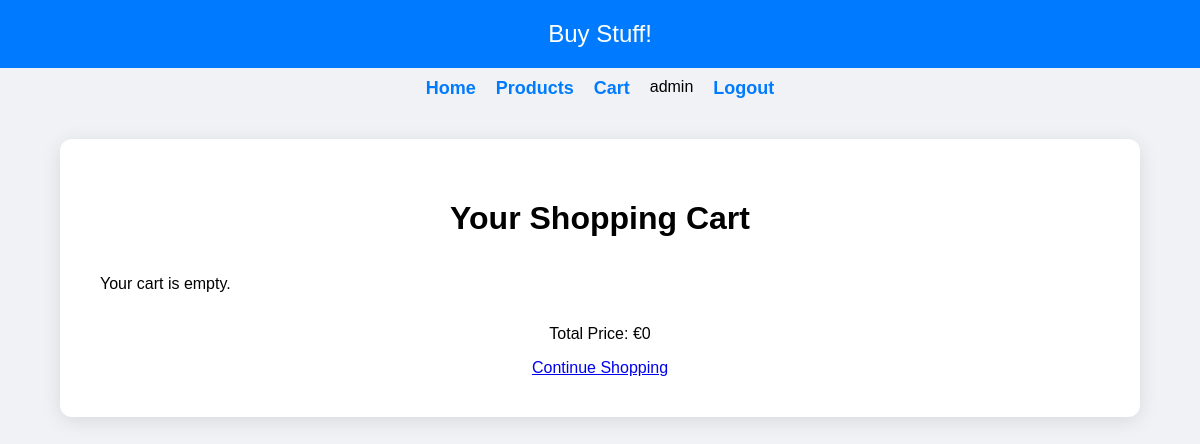
The app's page /cart/ (signed in), older data.
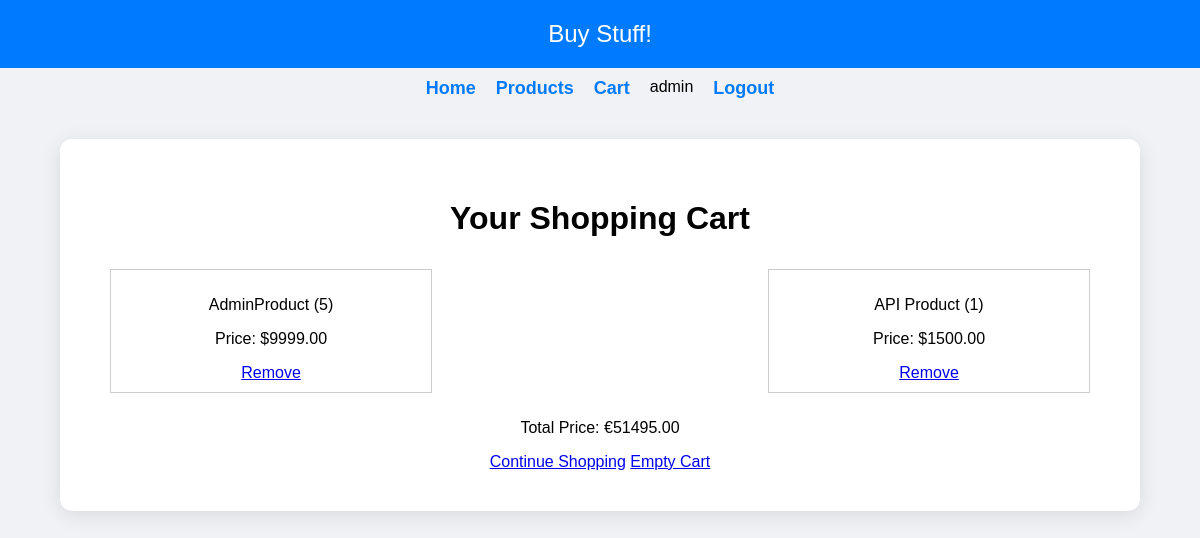
The same page, newer data.
### Cart/models.py (models this page shows, shortened)
class CartItem(models.Model):
    product = models.ForeignKey(Products, on_delete=models.CASCADE)
    quantity = models.PositiveIntegerField(default=0)
    user = models.ForeignKey(settings.AUTH_USER_MODEL, on_delete=models.CASCADE)
    date_added = models.DateTimeField(auto_now_add=True)

### Products/models.py (models this page shows, shortened)
class Products(models.Model):
    name = models.CharField(max_length=100)
    description = models.TextField(blank=True)
    price = models.DecimalField(max_digits=10, decimal_places=2)
    qty = models.IntegerField(models.IntegerField(
        validators=[MinValueValidator(0), MaxValueValidator(9999)]
    ), default=1)
    in_stock = models.BooleanField(default=True)
    created_at = models.DateTimeField(auto_now_add=True)

### Cart/views.py (the view)
# urls.py: path('cart/', views.view_cart, name='view_cart'),
@login_required
def view_cart(request):
    cart_items = CartItem.objects.filter(user=request.user)
    total_price = sum(item.product.price * item.quantity for item in cart_items)
    return render(request, 'cart.html', {'cart_items': cart_items, 'total_price': total_price})

### api/templates/cart.html (shortened to what this page needs)
{% extends 'base.html' %}
{% block content %}
<body>
    <h1>Your Shopping Cart</h1>
    <div class="product-list">
    {% for item in cart_items %}
    <div class="product-item">
        <p>{{ item.product.name }} ({{ item.quantity }})</p>
        <p>Price: ${{ item.product.price }}</p>
        <a href="{% url 'cart:remove_from_cart' item.id %}">Remove</a>
    </div>
    {% empty %}
    <p>Your cart is empty.</p>
    {% endfor %}
    </div>
    <p>Total Price: €{{ total_price }}</p>
    <a href="{% url 'cart:products' %}">Continue Shopping</a>
    {% if cart_items.exists %}
    <a href="{% url 'cart:empty_cart' %}">Empty Cart</a>
    {% endif %}
</body>
{% endblock %}

Row changes from the older to the newer data that the page shows:
added CartItem: product.name "AdminProduct", quantity "5", product.price "9999.00"
added CartItem: product.name "API Product", quantity "1", product.price "1500.00"
Text that changed along with them:
{{ total_price }}: "0" → "51495.00"
text no longer shown: "Your cart is empty."
text now shown: "Empty Cart"
